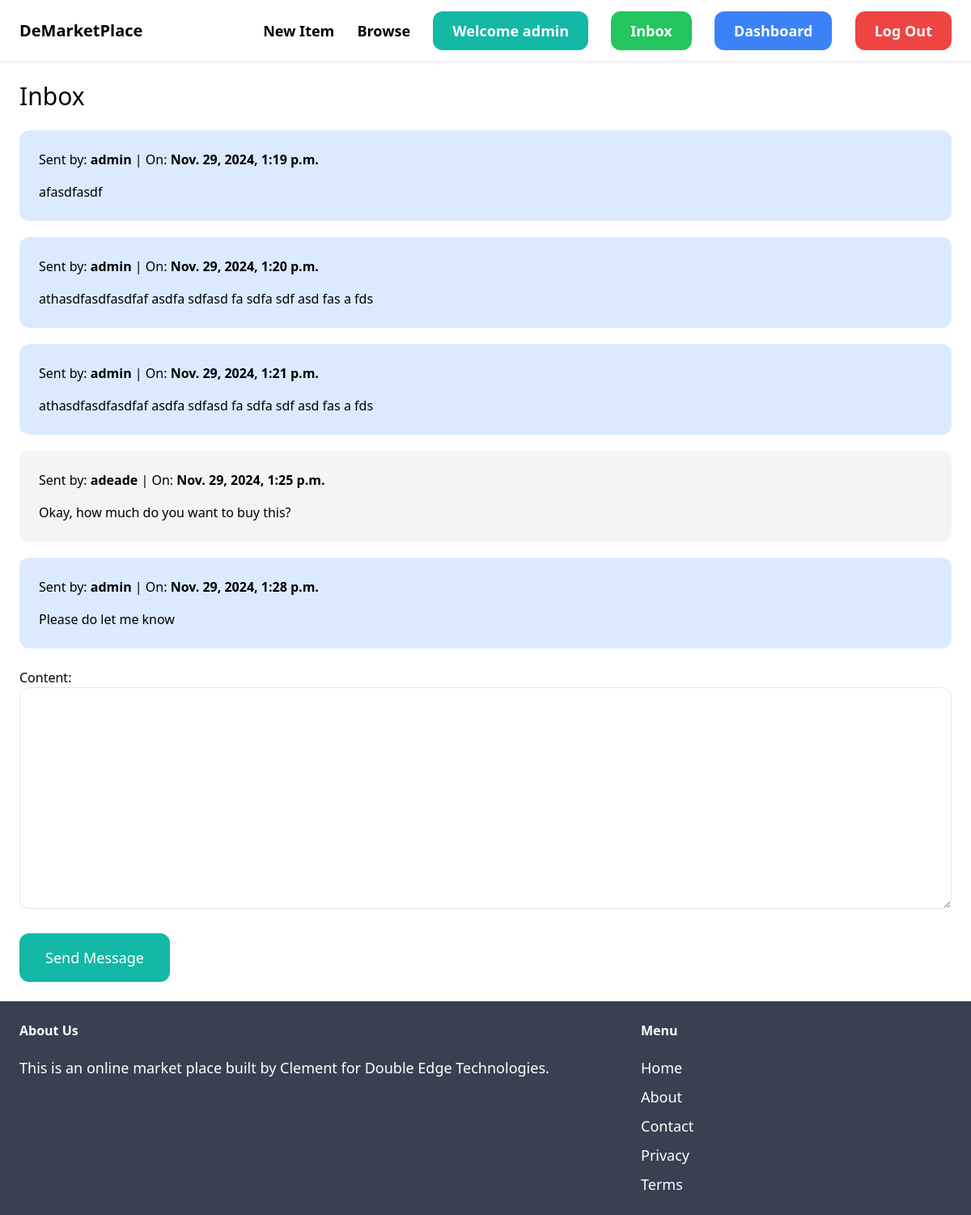
The page /inbox/1/ (signed in) on the database its author committed.
### conversation/models.py (models this page shows)
class ConversationMessage(models.Model):
    conversation = models.ForeignKey(Conversation, related_name='messages',
                                     on_delete=models.CASCADE)
    content = models.TextField()
    created_at = models.DateTimeField(auto_now_add=True)
    created_by = models.ForeignKey(User,
                                   related_name='created_messages',
                                     on_delete=models.CASCADE)

### conversation/views.py (the view)
# urls.py: path('<int:pk>/', views.detail, name='detail'),
@login_required
def detail(request, pk):
    conversation = Conversation.objects.filter(members__in=[request.user.id]).get(pk=pk)
    if request.method == 'POST':
            form = ConversationmessageForm(request.POST)
            if form.is_valid():
                conversation_message = form.save(commit=False)
                conversation_message.conversation = conversation
                conversation_message.created_by = request.user
                conversation_message.save()
                conversation.save()
                return redirect('conversation:detail',pk=pk)
    else:
        form = ConversationmessageForm()
    return  render(request, 'conversation/detail.html',{
        'conversation': conversation,
        'form': form
    })

### conversation/forms.py
class ConversationmessageForm(forms.ModelForm):
    class Meta:
        model = ConversationMessage
        fields = ('content',)
        widgets = {
            'content': forms.Textarea(attrs={
                'class': 'w-full py-4 px-6 rounded-xl border',
            })
        }

### conversation/templates/conversation/detail.html (shortened to what this page needs)
{% extends 'core/base.html' %}
{% block content %}
<h1 class="mb-6 text-3xl">Inbox</h1>
{% for message in conversation.messages.all %}
        <div class="p-6 mb-5 flex {% if message.created_by == request.user %} bg-blue-100 {% else %} bg-gray-100 {% endif %} rounded-xl">
        <div>
            <p class="mb-4">Sent by: <strong>{{ message.created_by.username }}</strong>
                |  On: <b>{{ message.created_at  }}</b></p>
            <p>{{ message.content }}</p>
        </div>
    </div>
{% endfor %}
<form method="post" action="." class="mt-6">
    {{ form.as_p }}
    <button type="submit" class="mt-6 py-4 px-8 text-lg bg-teal-500 hover:bg-teal-700
rounded-xl text-white">Send Message</button>
</form>
{% endblock %}

### core/templates/core/base.html (shortened to what this page needs)
<!DOCTYPE html>
<html lang="en">
<head>
    <script src="https://cdn.tailwindcss.com"></script>
</head>
<body>
    <nav class="py-6 px-6 flex justify-between
    items-center border-b border-gray-200">
<a href="{% url 'home' %}" class="text-xl font-semibold">DeMarketPlace</a>
<div class="space-x-6">
 <a href="{% url 'item:new' %}" class="text-lg font-semibold
 hover:text-gray-500">New Item</a>
 <a href="{% url 'item:items' %}" class="text-lg font-semibold
 hover:text-gray-500">Browse</a>
{% if request.user.is_authenticated %}
<a href="{% url 'dashboard:index' %}" class="px-6 py-3 text-lg font-semibold
 bg-teal-500 text-white rounded-xl
 hover:bg-teal-700">Welcome {{ request.user.username }}</a>
<a href="{% url 'conversation:inbox' %}" class="px-6 py-3 text-lg font-semibold
 bg-green-500 text-white rounded-xl
 hover:bg-teal-700">Inbox</a>
 <a href="{% url 'dashboard:index' %}" class="px-6 py-3 text-lg font-semibold
 bg-blue-500 text-white rounded-xl
 hover:bg-teal-700">Dashboard</a>
 <a href="{% url 'logout' %}" class="px-6 py-3 text-lg font-semibold
 bg-red-500 text-white rounded-xl
 hover:bg-teal-700">Log Out</a>
{% endif %}
</div>
</nav>
    <div class="px-6 py-6">
{% block content %}
{% endblock %}
    </div>
<footer class="py-6 px-6 flex justify-between bg-gray-700">
<div class="w-2/3 pr-10">
<h3 class="mb-5 font-semibold text-white" >About Us</h3>
<p class="text-lg text-white">This is an online market place built by Clement for Double Edge Technologies.</p>
</div>
<div class="w-1/3">
<h3 class="mb-5 font-semibold text-white">Menu</h3>
<ul class="space-y-2">
    <li><a href="{% url 'home' %}" class="text-lg text-white hover:text-slate-300">Home </a></li>
    <li><a href="" class="text-lg text-white hover:text-slate-300">About </a></li>
    <li><a href="{% url 'contact' %}" class="text-lg text-white hover:text-slate-300">Contact </a></li>
    <li><a href="" class="text-lg text-white hover:text-slate-300">Privacy </a></li>
    <li><a href="" class="text-lg text-white hover:text-slate-300">Terms  </a></li>
</ul>
</div>
</footer>
</body>
</html>

### rows shown on the page
ConversationMessage: created_by.username "admin", created_at "Nov. 29, 2024, 1:19 p.m.", content "afasdfasdf"
ConversationMessage: created_by.username "admin", created_at "Nov. 29, 2024, 1:20 p.m.", content "athasdfasdfasdfaf asdfa sdfasd fa sdfa sdf asd fas a fds"
ConversationMessage: created_by.username "admin", created_at "Nov. 29, 2024, 1:21 p.m.", content "athasdfasdfasdfaf asdfa sdfasd fa sdfa sdf asd fas a fds"
ConversationMessage: created_by.username "adeade", created_at "Nov. 29, 2024, 1:25 p.m.", content "Okay, how much do you want to buy this?"
ConversationMessage: created_by.username "admin", created_at "Nov. 29, 2024, 1:28 p.m.", content "Please do let me know"

### other values the page prints
{{ request.user.username }} "admin"
